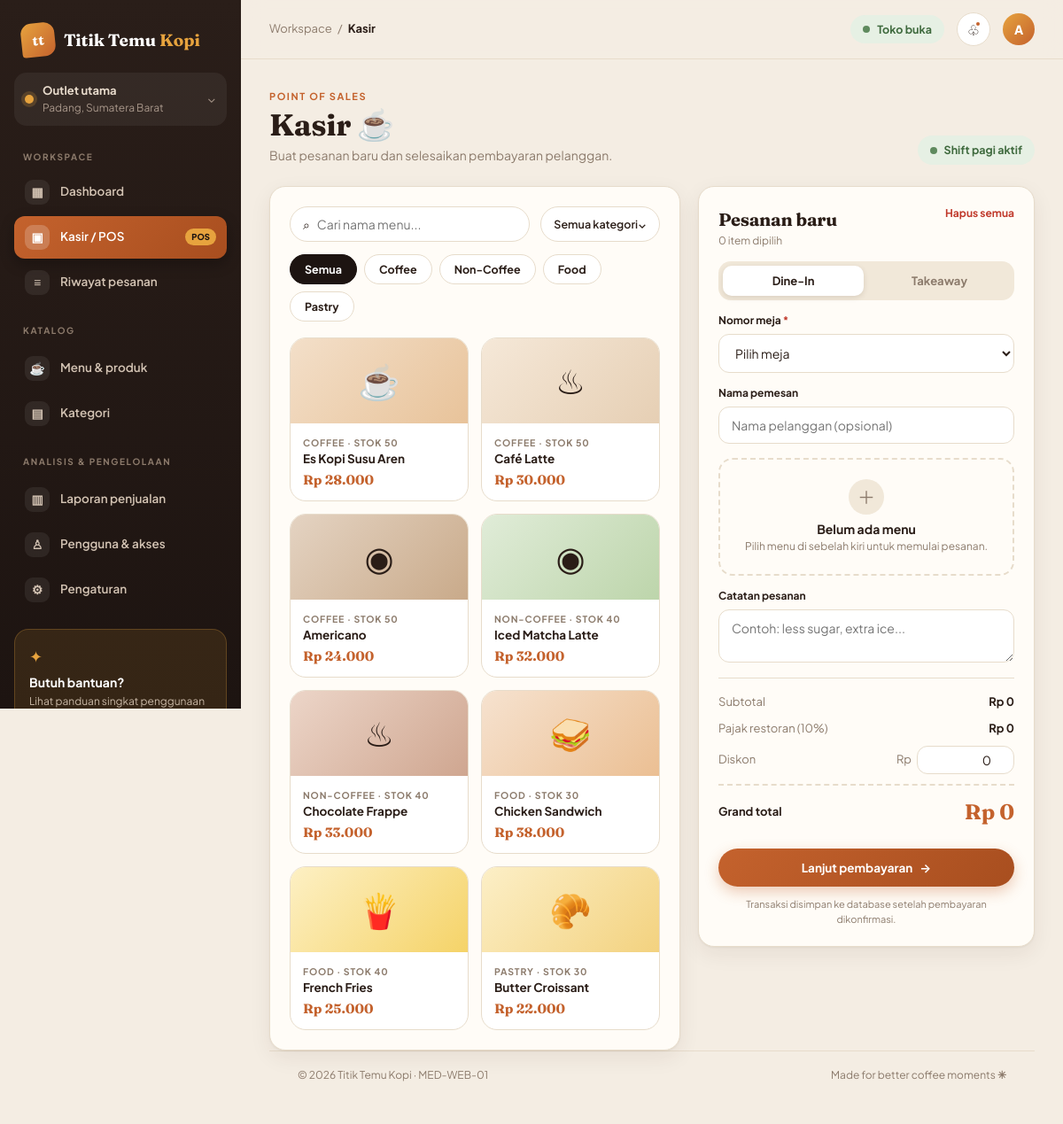
/index.php?page=kasir (signed in), run on the app's committed database.
### tables this page shows
CREATE TABLE IF NOT EXISTS categories (
 id BIGINT UNSIGNED AUTO_INCREMENT PRIMARY KEY,
 nama_kategori VARCHAR(100) NOT NULL,
 slug VARCHAR(120) NOT NULL UNIQUE,
 status ENUM('aktif','nonaktif') NOT NULL DEFAULT 'aktif',
 created_at TIMESTAMP NOT NULL DEFAULT CURRENT_TIMESTAMP
);

CREATE TABLE IF NOT EXISTS products (
 id BIGINT UNSIGNED AUTO_INCREMENT PRIMARY KEY,
 category_id BIGINT UNSIGNED NOT NULL,
 kode_produk VARCHAR(40) NOT NULL UNIQUE,
 nama_produk VARCHAR(140) NOT NULL,
 harga_jual DECIMAL(12,2) NOT NULL,
 harga_pokok DECIMAL(12,2) NOT NULL DEFAULT 0,
 stok INT UNSIGNED NOT NULL DEFAULT 0,
 status ENUM('aktif','nonaktif') NOT NULL DEFAULT 'aktif',
 created_at TIMESTAMP NOT NULL DEFAULT CURRENT_TIMESTAMP,
 CONSTRAINT fk_products_category FOREIGN KEY (category_id) REFERENCES categories(id),
 CONSTRAINT chk_products_price CHECK (harga_jual >= 0 AND harga_pokok >= 0)
);

### config/database.php (called while the page is built, shortened)
<?php
function db(): PDO
{
    static $pdo = null;
    if ($pdo === null) {
        $host = getenv('DB_HOST') ?: 'localhost';
        $name = getenv('DB_NAME') ?: 'med_web_01';
        $user = getenv('DB_USER') ?: 'root';
        $pass = getenv('DB_PASS') ?: '';
        $pdo = new PDO("mysql:host=$host;dbname=$name;charset=utf8mb4", $user, $pass, [
            PDO::ATTR_ERRMODE            => PDO::ERRMODE_EXCEPTION,
            PDO::ATTR_DEFAULT_FETCH_MODE => PDO::FETCH_ASSOC,
            PDO::ATTR_EMULATE_PREPARES   => false,
            PDO::MYSQL_ATTR_INIT_COMMAND => "SET time_zone = '+07:00'",
        ]);
    }
    return $pdo;
}

### index.php (the view, shortened to what this page needs)
<?php
require __DIR__ . '/config/database.php';
    ?>
    <?php
$page = $_GET['page'] ?? 'dashboard';
$user = $_SESSION['user'];
function active($p, $page) { return $p === $page ? ' active' : ''; }
function e($s) { return htmlspecialchars((string)$s, ENT_QUOTES, 'UTF-8'); }
function rp($n) { return 'Rp ' . number_format((float)$n, 0, ',', '.'); }
?><!doctype html><html lang="id"><head><link rel="stylesheet" href="assets/style.css"></head><body>
<div class="app-shell"><aside class="sidebar" id="sidebar"><a class="brand" href="index.php"><span class="brand-mark">tt</span><span>Titik Temu <b>Kopi</b></span></a><div class="workspace"><span class="workspace-dot"></span><span><b>Outlet utama</b><small>Padang, Sumatera Barat</small></span><span class="chevron">⌄</span></div><div class="nav-label">WORKSPACE</div><nav>
<a class="nav-link<?=active('dashboard',$page)?>" href="?page=dashboard"><span class="nav-icon">▦</span>Dashboard</a>
<a class="nav-link<?=active('kasir',$page)?>" href="?page=kasir"><span class="nav-icon">▣</span>Kasir / POS <span class="nav-badge">POS</span></a>
<a class="nav-link<?=active('pesanan',$page)?>" href="?page=pesanan"><span class="nav-icon">≡</span>Riwayat pesanan</a>
<div class="nav-label">KATALOG</div>
<a class="nav-link<?=active('menu',$page)?>" href="?page=menu"><span class="nav-icon">☕</span>Menu & produk</a>
<a class="nav-link<?=active('kategori',$page)?>" href="?page=kategori"><span class="nav-icon">▤</span>Kategori</a>
<div class="nav-label">ANALISIS & PENGELOLAAN</div>
<a class="nav-link<?=active('laporan',$page)?>" href="?page=laporan"><span class="nav-icon">▥</span>Laporan penjualan</a>
<a class="nav-link<?=active('pengguna',$page)?>" href="?page=pengguna"><span class="nav-icon">♙</span>Pengguna & akses</a>
<a class="nav-link<?=active('pengaturan',$page)?>" href="?page=pengaturan"><span class="nav-icon">⚙</span>Pengaturan</a></nav><div class="sidebar-bottom"><div class="help-card"><span class="help-icon">✦</span><b>Butuh bantuan?</b><p>Lihat panduan singkat penggunaan kasir.</p></div></div></aside>
<main class="main-area"><header class="topbar"><button class="mobile-menu" id="menuToggle">☰</button><div class="breadcrumbs">Workspace <span>/</span> <b><?=e(ucfirst($page))?></b></div><div class="top-actions"><span class="open-status"><i></i> Toko buka</span><button class="icon-btn" title="Notifikasi">♧<em></em></button><div class="top-avatar"><?=e(strtoupper(substr($user['name'],0,1)))?></div></div></header>
<div class="page-content">
<?php if ($page === 'dashboard'): ?>
<div class="page-heading"><div><div class="eyebrow">SENIN, 26 OKTOBER 2026</div><h1>Selamat pagi, <?=e($user['name'])?> <span class="wave">✦</span></h1><p>Berikut ringkasan yang terjadi di kafe hari ini.</p></div><a class="btn btn-primary" href="?page=kasir">＋ Transaksi baru</a></div>
<div class="welcome-banner"><div><span class="banner-tag">RINGKASAN HARIAN</span><h2>Setiap cangkir punya cerita.</h2><p>Pantau performa kafe dan jaga pelayanan tetap hangat.</p><a href="?page=laporan">Lihat laporan hari ini <span>→</span></a></div><div class="banner-art"><div class="sun"></div><div class="cup">☕</div><div class="banner-leaf">✳</div></div></div>
<div class="section-head"><div><h3>Performa hari ini</h3><p>Senin, 26 Oktober 2026 · data ilustrasi UI</p></div><button class="filter-btn">Hari ini⌄</button></div>
<div class="stats-grid"><article class="stat-card"><div class="stat-top"><span>Total penjualan</span><span class="stat-icon green">↗</span></div><div class="stat-value">Rp 2.845.000</div><div class="stat-foot"><span class="positive">↑ 12,8%</span> <span>dari kemarin</span></div><div class="sparkline"><i style="height:32%"></i><i style="height:45%"></i><i style="height:36%"></i><i style="height:62%"></i><i style="height:50%"></i><i style="height:74%"></i><i style="height:66%"></i><i style="height:90%"></i><i style="height:72%"></i><i style="height:100%"></i></div></article>
<article class="stat-card"><div class="stat-top"><span>Total transaksi</span><span class="stat-icon blue">▣</span></div><div class="stat-value">48 <small>transaksi</small></div><div class="stat-foot"><span class="positive">↑ 8,2%</span> <span>dari kemarin</span></div><div class="mini-bars"><i style="height:30%"></i><i style="height:55%"></i><i style="height:45%"></i><i style="height:72%"></i><i style="height:50%"></i><i style="height:85%"></i><i style="height:100%"></i></div></article>
<article class="stat-card"><div class="stat-top"><span>Rata-rata transaksi</span><span class="stat-icon orange">◎</span></div><div class="stat-value">Rp 59.270</div><div class="stat-foot"><span class="positive">↑ 4,6%</span> <span>dari kemarin</span></div><div class="stat-caption">Target harian Rp 3.500.000</div><div class="progress"><span style="width:81%"></span></div></article>
<article class="stat-card"><div class="stat-top"><span>Menu terjual</span><span class="stat-icon purple">☕</span></div><div class="stat-value">126 <small>item</small></div><div class="stat-foot"><span class="positive">↑ 16,4%</span> <span>dari kemarin</span></div><div class="stat-caption">22 jenis menu dipesan</div></article></div>
<div class="dashboard-grid"><section class="panel sales-panel"><div class="panel-heading"><div><h3>Ikhtisar penjualan</h3><p>Pergerakan omzet selama 7 hari terakhir</p></div><button class="filter-btn">7 hari terakhir⌄</button></div><div class="chart-legend"><span><i></i> Penjualan</span><b>Rp 14.280.000</b></div><div class="chart"><div class="y-labels"><span>4 jt</span><span>3 jt</span><span>2 jt</span><span>1 jt</span><span>0</span></div><div class="chart-main"><div class="grid-lines"><i></i><i></i><i></i><i></i><i></i></div><svg viewBox="0 0 600 180" preserveAspectRatio="none" class="chart-svg"><defs><linearGradient id="area" x1="0" x2="0" y1="0" y2="1"><stop offset="0%" stop-color="#4d987b" stop-opacity=".22"/><stop offset="100%" stop-color="#4d987b" stop-opacity="0"/></linearGradient></defs><path d="M0 132 C35 120 50 145 85 108 S135 88 170 103 S220 55 255 76 S305 104 340 68 S395 88 425 47 S480 66 510 39 S565 48 600 15 L600 180 L0 180Z" fill="url(#area)"/><path d="M0 132 C35 120 50 145 85 108 S135 88 170 103 S220 55 255 76 S305 104 340 68 S395 88 425 47 S480 66 510 39 S565 48 600 15" fill="none" stroke="#4d987b" stroke-width="3" vector-effect="non-scaling-stroke"/></svg><div class="x-labels"><span>Sel</span><span>Rab</span><span>Kam</span><span>Jum</span><span>Sab</span><span>Min</span><span>Sen</span></div></div></div></section>
<section class="panel top-products"><div class="panel-heading"><div><h3>Menu terlaris</h3><p>Paling banyak dipesan hari ini</p></div><a class="text-link" href="?page=menu">Lihat semua</a></div><div class="product-rank"><div class="food-thumb coffee">☕</div><div class="rank-info"><b>Es Kopi Susu Aren</b><small>Minuman · 32 item</small><div class="rank-track"><i style="width:88%"></i></div></div><strong>32</strong></div><div class="product-rank"><div class="food-thumb latte">♨</div><div class="rank-info"><b>Café Latte</b><small>Minuman · 24 item</small><div class="rank-track"><i style="width:67%"></i></div></div><strong>24</strong></div><div class="product-rank"><div class="food-thumb pastry">🥐</div><div class="rank-info"><b>Butter Croissant</b><small>Pastry · 18 item</small><div class="rank-track"><i style="width:50%"></i></div></div><strong>18</strong></div><div class="product-rank"><div class="food-thumb matcha">◉</div><div class="rank-info"><b>Iced Matcha Latte</b><small>Minuman · 15 item</small><div class="rank-track"><i style="width:42%"></i></div></div><strong>15</strong></div></section></div>
<section class="panel table-panel"><div class="panel-heading"><div><h3>Transaksi terbaru</h3><p>Aktivitas transaksi yang baru saja tercatat</p></div><a class="text-link" href="?page=pesanan">Lihat semua transaksi →</a></div><div class="table-wrap"><table><thead><tr><th>NO. INVOICE</th><th>PELANGGAN / MEJA</th><th>WAKTU</th><th>METODE</th><th>TOTAL</th><th>STATUS</th></tr></thead><tbody><tr><td class="invoice">INV-POS-261026-0048</td><td><b>Meja 04</b><small>Dine-in</small></td><td>09:32</td><td><span class="pay-method">QRIS</span></td><td class="money">Rp 125.000</td><td><span class="status success">Selesai</span></td></tr><tr><td class="invoice">INV-POS-261026-0047</td><td><b>Rani Putri</b><small>Takeaway</small></td><td>09:25</td><td><span class="pay-method">Tunai</span></td><td class="money">Rp 68.000</td><td><span class="status success">Selesai</span></td></tr><tr><td class="invoice">INV-POS-261026-0046</td><td><b>Meja 02</b><small>Dine-in</small></td><td>09:18</td><td><span class="pay-method">Debit</span></td><td class="money">Rp 92.000</td><td><span class="status pending">Diproses</span></td></tr><tr><td class="invoice">INV-POS-261026-0045</td><td><b>Andi Saputra</b><small>Takeaway</small></td><td>09:06</td><td><span class="pay-method">QRIS</span></td><td class="money">Rp 47.000</td><td><span class="status success">Selesai</span></td></tr></tbody></table></div></section>
<?php elseif ($page === 'kasir'): ?>
<div class="page-heading"><div><div class="eyebrow">POINT OF SALES</div><h1>Kasir <span class="wave">☕</span></h1><p>Buat pesanan baru dan selesaikan pembayaran pelanggan.</p></div><span class="open-status"><i></i> Shift pagi aktif</span></div>
<div class="pos-layout"><section class="panel pos-catalog"><div class="pos-toolbar"><div class="searchbox">⌕ <input id="productSearch" placeholder="Cari nama menu..."></div><button class="filter-btn" id="allCategories">Semua kategori⌄</button></div><?php
$cats = db()->query("SELECT slug, nama_kategori FROM categories WHERE status='aktif' ORDER BY id")->fetchAll();
$prods = db()->query("SELECT p.id, p.nama_produk, p.harga_jual, p.stok, c.slug, c.nama_kategori FROM products p JOIN categories c ON c.id=p.category_id WHERE p.status='aktif' AND c.status='aktif' ORDER BY c.id, p.id")->fetchAll();
$art = ['Es Kopi Susu Aren'=>['art-coffee','☕'],'Café Latte'=>['art-latte','♨'],'Americano'=>['art-americano','◉'],'Iced Matcha Latte'=>['art-matcha','◉'],'Chocolate Frappe'=>['art-choco','♨'],'Butter Croissant'=>['art-pastry','🥐'],'Chicken Sandwich'=>['art-food','🥪'],'French Fries'=>['art-fries','🍟']];
$artDefault = ['coffee'=>['art-coffee','☕'],'noncoffee'=>['art-matcha','◉'],'food'=>['art-food','🥪'],'pastry'=>['art-pastry','🥐']];
?>
<div class="category-chips"><button class="chip active" data-cat="all">Semua</button><?php foreach ($cats as $c): ?><button class="chip" data-cat="<?= e($c['slug']) ?>"><?= e($c['nama_kategori']) ?></button><?php endforeach; ?></div><div class="pos-products" id="posProducts">
<?php foreach ($prods as $p): $a = $art[$p['nama_produk']] ?? $artDefault[$p['slug']] ?? ['art-coffee','☕']; $habis = (int)$p['stok'] <= 0; ?>
<button class="pos-product" data-id="<?= (int)$p['id'] ?>" data-name="<?= e($p['nama_produk']) ?>" data-price="<?= (int)$p['harga_jual'] ?>" data-cat="<?= e($p['slug']) ?>" data-stock="<?= (int)$p['stok'] ?>"<?= $habis ? ' disabled' : '' ?>><div class="menu-art <?= e($a[0]) ?>"><?= $a[1] ?><?php if ($habis): ?><span>HABIS</span><?php endif; ?></div><div class="menu-meta"><span><?= e($p['nama_kategori']) ?> · stok <?= (int)$p['stok'] ?></span><b><?= e($p['nama_produk']) ?></b><strong><?= rp($p['harga_jual']) ?></strong></div></button>
<?php endforeach; ?>
</div></section><aside class="panel order-panel"><div class="order-title"><div><h3>Pesanan baru</h3><p id="cartCount">0 item dipilih</p></div><button class="clear-cart" id="clearCart">Hapus semua</button></div><div class="order-type"><button class="type-btn active" data-type="Dine-In">Dine-In</button><button class="type-btn" data-type="Takeaway">Takeaway</button></div><div id="tableField"><label>Nomor meja <span>*</span></label><select id="tableNumber"><option value="">Pilih meja</option><option>Meja 01</option><option>Meja 02</option><option>Meja 03</option><option>Meja 04</option><option>Meja 05</option><option>Meja 06</option></select></div><label>Nama pemesan</label><input id="customerName" placeholder="Nama pelanggan (opsional)"><div class="cart-list" id="cartList"><div class="empty-cart"><span>＋</span><b>Belum ada menu</b><p>Pilih menu di sebelah kiri untuk memulai pesanan.</p></div></div><label>Catatan pesanan</label><textarea id="orderNote" rows="2" placeholder="Contoh: less sugar, extra ice..."></textarea><div class="bill-lines"><div><span>Subtotal</span><b id="subtotal">Rp 0</b></div><div><span>Pajak restoran (10%)</span><b id="tax">Rp 0</b></div><div><span>Diskon</span><div class="discount-input"><span>Rp</span><input id="discount" type="number" min="0" value="0"></div></div><div class="bill-total"><span>Grand total</span><strong id="grandTotal">Rp 0</strong></div></div><button class="btn btn-primary btn-full" id="checkoutBtn">Lanjut pembayaran <span>→</span></button><p class="demo-disclaimer">Transaksi disimpan ke database setelah pembayaran dikonfirmasi.</p></aside></div>
<?php endif; ?>
<footer class="app-footer"><span>© 2026 Titik Temu Kopi · MED-WEB-01</span><span>Made for better coffee moments <b>✳</b></span></footer>
</div></main></div><div class="toast" id="toast"></div><script src="assets/app.js"></script></body></html>

### data on the page
categories: nama_kategori "Coffee"
categories: nama_kategori "Non-Coffee"
categories: nama_kategori "Food"
categories: nama_kategori "Pastry"
products: nama_produk "☕", category.nama_kategori "COFFEE", stok "50", nama_produk "Es Kopi Susu Aren", harga_jual "Rp 28.000"
products: nama_produk "♨", category.nama_kategori "COFFEE", stok "50", nama_produk "Café Latte", harga_jual "Rp 30.000"
products: nama_produk "◉", category.nama_kategori "COFFEE", stok "50", nama_produk "Americano", harga_jual "Rp 24.000"
products: nama_produk "◉", category.nama_kategori "NON-COFFEE", stok "40", nama_produk "Iced Matcha Latte", harga_jual "Rp 32.000"
products: nama_produk "♨", category.nama_kategori "NON-COFFEE", stok "40", nama_produk "Chocolate Frappe", harga_jual "Rp 33.000"
products: nama_produk "🥪", category.nama_kategori "FOOD", stok "30", nama_produk "Chicken Sandwich", harga_jual "Rp 38.000"
products: nama_produk "🍟", category.nama_kategori "FOOD", stok "40", nama_produk "French Fries", harga_jual "Rp 25.000"
products: nama_produk "🥐", category.nama_kategori "PASTRY", stok "30", nama_produk "Butter Croissant", harga_jual "Rp 22.000"

### other printed values
$page "Kasir"
substr($user['name'],0,1) "A"
